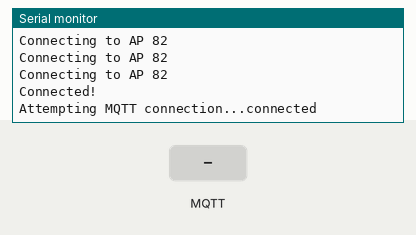
A sketch run on a simulated ESP32. On the bench: the last lines printed to the serial monitor. The inputs (shaded band) are chosen by the test bench. WiFi joins after 1.5 s; servers stay silent unless stated; no MQTT or app messages arrive unless stated.

Above: at 6.2 s.
6.3 s: MQTT message "1" arrives on the first subscribed topic
At 6.6 s:
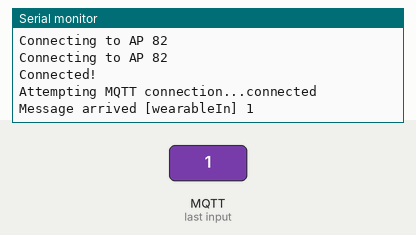
7.8 s: MQTT message "on" arrives on the first subscribed topic
At 9.0 s:
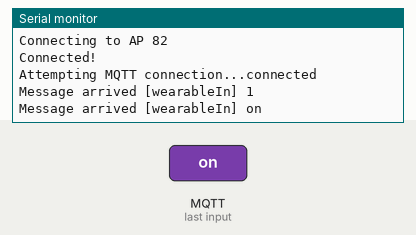
9.3 s: MQTT message "off" arrives on the first subscribed topic
At 10.1 s:
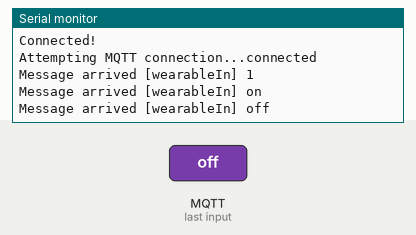

Measured:
- after the input at 6.3 s, the serial monitor: prints a new line at once (image 1)
- after the input at 7.8 s, the serial monitor: prints a new line at once (image 2)
- after the input at 9.3 s, the serial monitor: prints a new line at once (image 3)

The sketch:

mqttEdison.ino
```cpp
#include <WiFi.h>
#include <PubSubClient.h>

int wifiStatus;

WiFiClient wifiClient;
PubSubClient client(wifiClient);

IPAddress server(198, 41, 30, 241);

void setup() {
  Serial.begin(9600);

  client.setServer(server, 1883);
  client.setCallback(callback);

  connectToWifi("AP 82", "AwesomeInstead");
  // Allow the hardware to sort itself out
  delay(1500);
}

void loop() {
  if (!client.connected()) {
    reconnect();
  }
  client.loop();
}

void callback(char* topic, byte* payload, unsigned int length) {
  Serial.print("Message arrived [");
  Serial.print(topic);
  Serial.print("] ");
  for (int i = 0; i < length; i++) {
    Serial.print((char)payload[i]);
  }
  Serial.println();
}

void reconnect() {
  // Loop until we're reconnected
  while (!client.connected()) {
    Serial.print("Attempting MQTT connection...");
    // Attempt to connect
    if (client.connect("arduinoClient")) {
      Serial.println("connected");
      // Once connected, publish an announcement...
      client.publish("wearableOut", "hello world");
      // ... and resubscribe
      client.subscribe("wearableIn");
    } else {
      Serial.print("failed, rc=");
      Serial.print(client.state());
      Serial.println(" try again in 5 seconds");
      // Wait 5 seconds before retrying
      delay(5000);
    }
  }
}

void connectToWifi(char* ssid, char* password) {
  while (wifiStatus != WL_CONNECTED) {
    wifiStatus = WiFi.begin(ssid, password);
    String message = "Connecting to " + String(ssid);
    Serial.println(message);
    delay(1000);
  }

  Serial.println("Connected!");
  delay(500);
}
```
